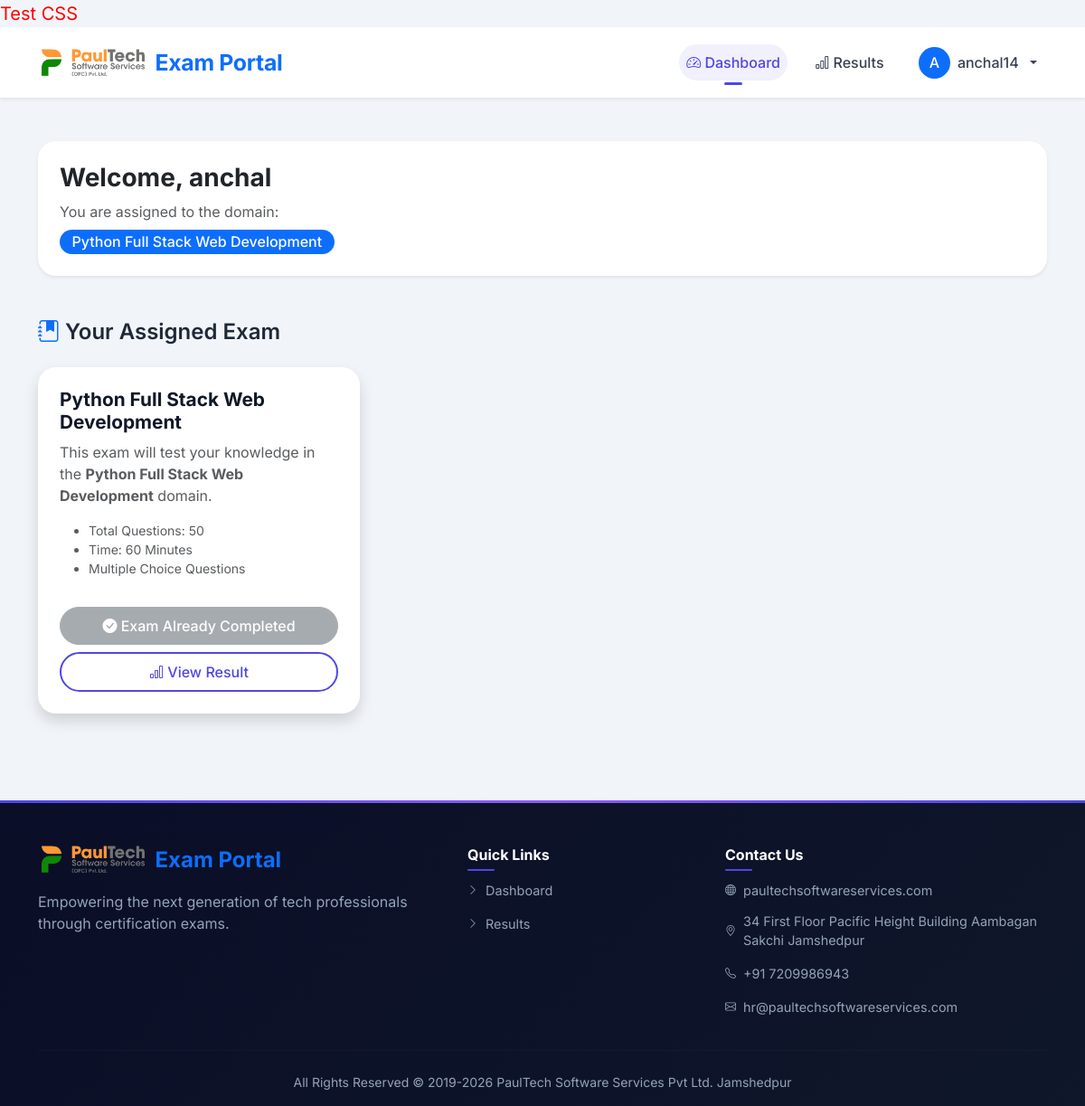
/dashboard/ (signed in), run on the app's committed database.
### exams/models.py (models this page shows, shortened)
class Student(models.Model):
    username = models.CharField(max_length=100, unique=True)
    password = models.CharField(max_length=100)
    full_name = models.CharField(max_length=200)
    DOMAIN_CHOICES = [
        ("PHP Full Stack Web Development", "PHP Full Stack Web Development"),
        ("Python Full Stack Web Development", "Python Full Stack Web Development"),
        ("Java Full Stack Web Development", "Java Full Stack Web Development"),
        ("MERN Stack Development", "MERN Stack Development"),
        ("MEAN Stack Development", "MEAN Stack Development"),
        ("Data Analytics", "Data Analytics"),
        ("Cloud Computing", "Cloud Computing"),
        ("Artificial Intelligence / Machine Learning", "Artificial Intelligence / Machine Learning"),
    ]
    domain = models.CharField(max_length=200, choices=DOMAIN_CHOICES)
    created_at = models.DateTimeField(auto_now_add=True)

### exams/views.py (the view)
# urls.py: path('dashboard/', views.dashboard_view, name='dashboard'),
def dashboard_view(request):
    student_id = request.session.get("student_id")
    if not student_id:
        return redirect("login")
    student = Student.objects.get(id=student_id)
    domain = student.domain
    questions_exist = Question.objects.filter(domain=domain).exists()
    attempted = ExamResult.objects.filter(student=student).exists()
    return render(request, "dashboard.html", {
        "student": student,
        "attempted": attempted,
        "questions_exist": questions_exist,
    })

### templates/dashboard.html (shortened to what this page needs)
{% load static %}
<!DOCTYPE html>
<html lang="en">
<head>
<link href="https://cdn.jsdelivr.net/npm/bootstrap@5.3.0/dist/css/bootstrap.min.css" rel="stylesheet">
<link rel="stylesheet" href="https://cdn.jsdelivr.net/npm/bootstrap-icons@1.11.3/font/bootstrap-icons.min.css">
<link rel="stylesheet" href="{% static 'css/style.css' %}">
</head>
<body>
<div style="color: red; font-size: 20px;">Test CSS</div>
<nav class="navbar navbar-expand-lg bg-white shadow-sm sticky-top">
<div class="container">
<a class="navbar-brand fw-bold d-flex align-items-center gap-2" href="{% url 'dashboard' %}">
<img src="{% static 'images/logo.png' %}" alt="PaulTech Exam Portal" height="35" class="d-inline-block align-middle">
<span class="text-primary">Exam Portal</span>
</a>
<div class="collapse navbar-collapse" id="navbarMain">
<ul class="navbar-nav ms-auto align-items-center gap-3">
<li class="nav-item">
<a class="nav-link active" href="{% url 'dashboard' %}">
<i class="bi bi-speedometer2"></i> Dashboard
</a>
</li>
<li class="nav-item">
<a class="nav-link" href="{% url 'result' %}">
<i class="bi bi-bar-chart"></i> Results
</a>
</li>
<li class="nav-item dropdown">
<a class="nav-link dropdown-toggle d-flex align-items-center gap-2" data-bs-toggle="dropdown">
<div class="bg-primary text-white rounded-circle d-flex align-items-center justify-content-center"
     style="width:35px;height:35px">
{{ student.username|first|upper }}
</div>
<span>{{ student.username }}</span>
</a>
</li>
</ul>
</div>
</div>
</nav>
<main class="py-5">
<div class="container">
<div class="card border-0 shadow-sm mb-5">
<div class="card-body p-4">
<h3 class="fw-bold">
Welcome, {{ student.full_name }}
</h3>
<p class="text-muted mb-2">
You are assigned to the domain:
</p>
<span class="badge bg-primary fs-6">
{{ student.domain }}
</span>
</div>
</div>
<h4 class="fw-semibold mb-4">
<i class="bi bi-journal-bookmark-fill text-primary"></i>
Your Assigned Exam
</h4>
<div class="row">
<div class="col-md-6 col-lg-4">
<div class="card border-0 shadow exam-card">
<div class="card-body">
<h5 class="card-title fw-bold">
{{ student.domain }}
</h5>
<p class="text-muted">
This exam will test your knowledge in the
<strong>{{ student.domain }}</strong> domain.
</p>
<ul class="small text-muted">
<li>Total Questions: 50</li>
<li>Time: 60 Minutes</li>
<li>Multiple Choice Questions</li>
</ul>
{% if not questions_exist %}
<div class="alert alert-warning text-center mt-3 mb-0">
<i class="bi bi-exclamation-triangle-fill fs-5"></i><br>
<strong>Exams Not Available</strong>
<p class="mb-0 small mt-2">Questions are not uploaded for your domain yet.<br>Please contact the administrator.</p>
</div>
{% elif attempted %}
<button class="btn btn-secondary w-100 mt-3" disabled>
<i class="bi bi-check-circle-fill"></i>
Exam Already Completed
</button>
<a href="{% url 'result' %}" class="btn btn-outline-primary w-100 mt-2">
<i class="bi bi-bar-chart"></i>
View Result
</a>
{% else %}
<a href="{% url 'exam_instructions' %}" class="btn btn-primary w-100 mt-3">
<i class="bi bi-play-fill"></i>
Start Exam
</a>
{% endif %}
</div>
</div>
</div>
</div>
</div>
</main>
<footer class="footer mt-5 pt-5 pb-3">
<div class="container">
<div class="row g-4">
<div class="col-lg-5 col-md-6">
<div class="footer-brand d-flex align-items-center gap-2">
<img src="{% static 'images/logo.png' %}" alt="PaulTech Exam Portal" height="35">
<span class="fw-bold fs-4 text-primary">Exam Portal</span>
</div>
<p class="text-muted mt-3 mb-0">
Empowering the next generation of tech professionals through certification exams.
</p>
</div>
<div class="col-lg-3 col-md-6">
<h6 class="fw-bold mb-3">Quick Links</h6>
<ul class="footer-links">
<li>
<a href="{% url 'dashboard' %}">
<i class="bi bi-chevron-right"></i> Dashboard
</a>
</li>
<li>
<a href="{% url 'result' %}">
<i class="bi bi-chevron-right"></i> Results
</a>
</li>
</ul>
</div>
<div class="col-lg-4 col-md-12">
<h6 class="fw-bold mb-3">Contact Us</h6>
<ul class="footer-links">
<li>
<a href="https://paultechsoftwareservices.com/" target="_blank">
<i class="bi bi-globe"></i>
paultechsoftwareservices.com
</a>
</li>
<li>
<a href="#">
<i class="bi bi-geo-alt"></i>
34 First Floor Pacific Height Building Aambagan Sakchi Jamshedpur
</a>
</li>
<li>
<a href="tel:+917209986943">
<i class="bi bi-telephone"></i>
+91 7209986943
</a>
</li>
<li>
<a href="mailto:hr@paultechsoftwareservices.com">
<i class="bi bi-envelope"></i>
hr@paultechsoftwareservices.com
</a>
</li>
</ul>
</div>
</div>
<hr class="my-4">
<div class="row">
<div class="col text-center">
<p class="mb-0 small text-muted">
All Rights Reserved © 2019-2026 PaulTech Software Services Pvt Ltd. Jamshedpur
</p>
</div>
</div>
</div>
</footer>
</body>
</html>

### static/css/style.css (style rules this page uses)
:root { --primary: #4f46e5; --primary-dark: #4338ca; --primary-light: #818cf8; --primary-gradient: linear-gradient(135deg, #4f46e5 0%, #7c3aed 100%); --secondary: #6c757d; --success: #10b981; --warning: #f59e0b; --danger: #ef4444; --info: #3b82f6; --dark: #1e293b; --light-bg: #f8fafc; --white: #ffffff; --gray-50: #f9fafb; --gray-100: #f3f4f6; --gray-200: #e5e7eb; --gray-300: #d1d5db; --gray-400: #9ca3af; --gray-500: #6b7280; --gray-600: #4b5563; --gray-700: #374151; --gray-800: #1f2937; --gray-900: #111827; --card-shadow: 0 25px 50px -12px rgba(0, 0, 0, 0.25); --hover-shadow: 0 35px 60px -15px rgba(0, 0, 0, 0.3); --border-radius-sm: 0.75rem; --border-radius-md: 1rem; --border-radius-lg: 1.25rem; --border-radius-xl: 1.5rem; --border-radius-2xl: 2rem; --transition-fast: 0.2s ease; --transition-base: 0.3s ease; --transition-slow: 0.4s ease; }
* { margin: 0; padding: 0; box-sizing: border-box; }
body { font-family: 'Inter', -apple-system, BlinkMacSystemFont, 'Segoe UI', Roboto, Helvetica, Arial, sans-serif; background-color: #f1f5f9; color: var(--gray-800); line-height: 1.5; overflow-x: hidden; }
.navbar { background: rgba(255, 255, 255, 0.98) !important; backdrop-filter: blur(8px); box-shadow: 0 1px 2px rgba(0, 0, 0, 0.03), 0 2px 6px rgba(0, 0, 0, 0.05); padding: 0.85rem 0; transition: all var(--transition-base); }
.navbar-brand { font-weight: 800; font-size: 1.55rem; letter-spacing: -0.3px; transition: transform var(--transition-fast); display: flex; align-items: center; }
.nav-link { font-weight: 500; margin: 0 0.2rem; border-radius: 40px; transition: all var(--transition-fast); color: var(--gray-700) !important; position: relative; }
.nav-link:hover, .nav-link.active { color: var(--primary) !important; background-color: rgba(79, 70, 229, 0.08); }
.nav-link.active::after { content: ''; position: absolute; bottom: -5px; left: 50%; transform: translateX(-50%); width: 20px; height: 3px; background: var(--primary); border-radius: 3px; }
.btn { border-radius: 40px; padding: 0.5rem 1.25rem; font-weight: 500; transition: all var(--transition-base); position: relative; overflow: hidden; }
.btn-outline-primary { border-radius: 40px; border-width: 2px; border-color: var(--primary); color: var(--primary); }
.btn:disabled { opacity: 0.6; cursor: not-allowed; transform: none; }
.card { border: none; border-radius: var(--border-radius-lg); background: var(--white); transition: all var(--transition-base); box-shadow: 0 20px 35px -12px rgba(0, 0, 0, 0.08); overflow: hidden; }
.card-body { padding: 1.5rem; }
.exam-card { cursor: pointer; transition: all var(--transition-base); }
.exam-card .card-title { font-weight: 700; font-size: 1.3rem; margin-bottom: 0.5rem; color: var(--gray-900); transition: color var(--transition-fast); }
.badge { font-weight: 500; padding: 0.35rem 0.85rem; border-radius: 40px; }
.footer { background: linear-gradient(135deg, #0a0e27 0%, #0f172a 100%); color: #e2e8f0; position: relative; overflow: hidden; }
.footer::before { content: ''; position: absolute; top: 0; left: 0; right: 0; height: 3px; background: linear-gradient(90deg, var(--primary), #8b5cf6, var(--primary)); }
.footer-brand { display: flex; align-items: center; flex-wrap: wrap; }
.footer-brand span { color: white; }
.footer .text-muted { color: #94a3b8 !important; }
.footer h6 { color: white; font-size: 1rem; margin-bottom: 1.25rem; position: relative; display: inline-block; }
.footer h6::after { content: ''; position: absolute; bottom: -8px; left: 0; width: 30px; height: 2px; background: var(--primary); border-radius: 2px; }
.footer-links { list-style: none; padding: 0; margin: 0; }
.footer-links li { margin-bottom: 0.75rem; }
.footer-links a { color: #94a3b8; text-decoration: none; transition: all 0.3s ease; display: inline-flex; align-items: center; gap: 0.5rem; font-size: 0.9rem; word-break: break-word; }
.footer-links a i { font-size: 0.75rem; transition: transform 0.3s ease; flex-shrink: 0; }
.footer hr { border-color: rgba(255, 255, 255, 0.1); margin: 1.5rem 0; }
@media (min-width: 1200px) { .container { max-width: 1140px; } }
.card, .welcome-banner, .question-container { animation: fadeInUp 0.5s ease-out; }
html { scroll-behavior: smooth; }

### data on the page
Student: username|first "A", username "anchal14", full_name "anchal", domain "Python Full Stack Web Development"
